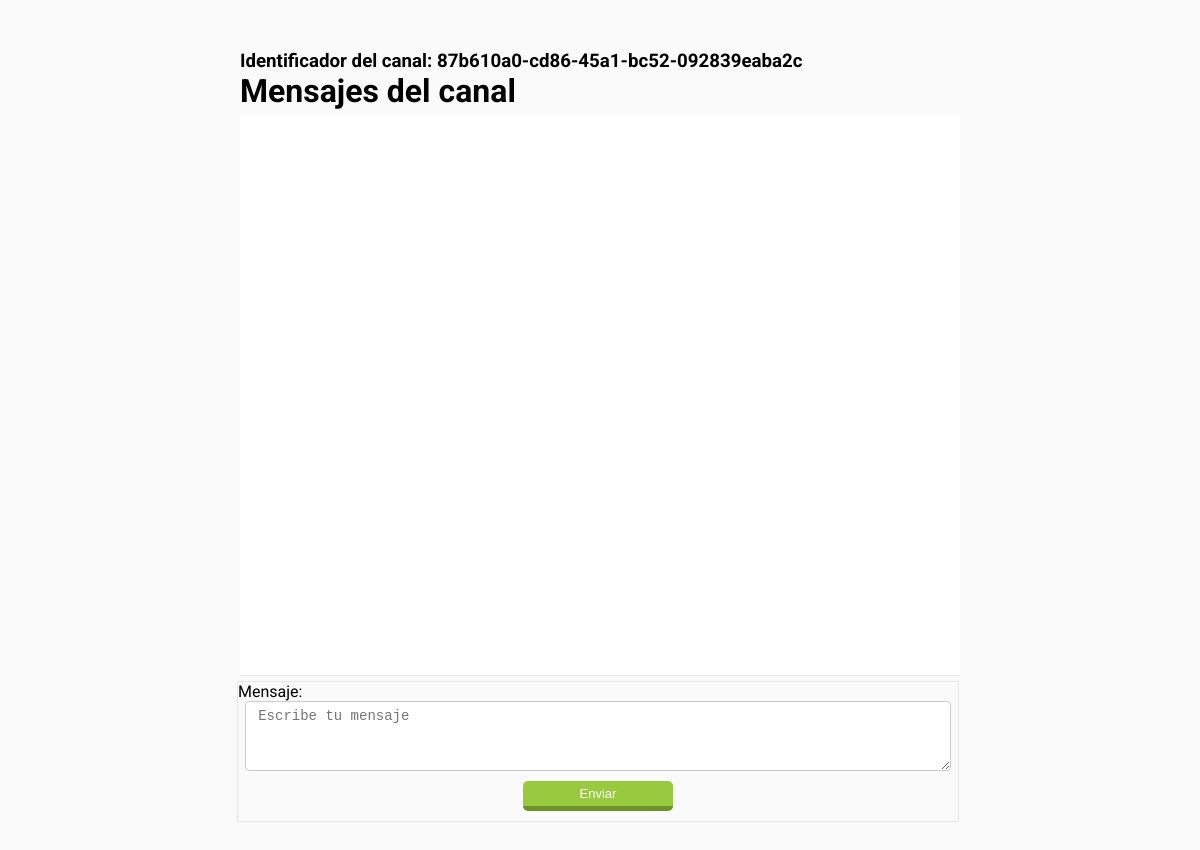
The page /canal/87b610a0cd8645a1bc52092839eaba2c (signed in) on the database as committed earlier.
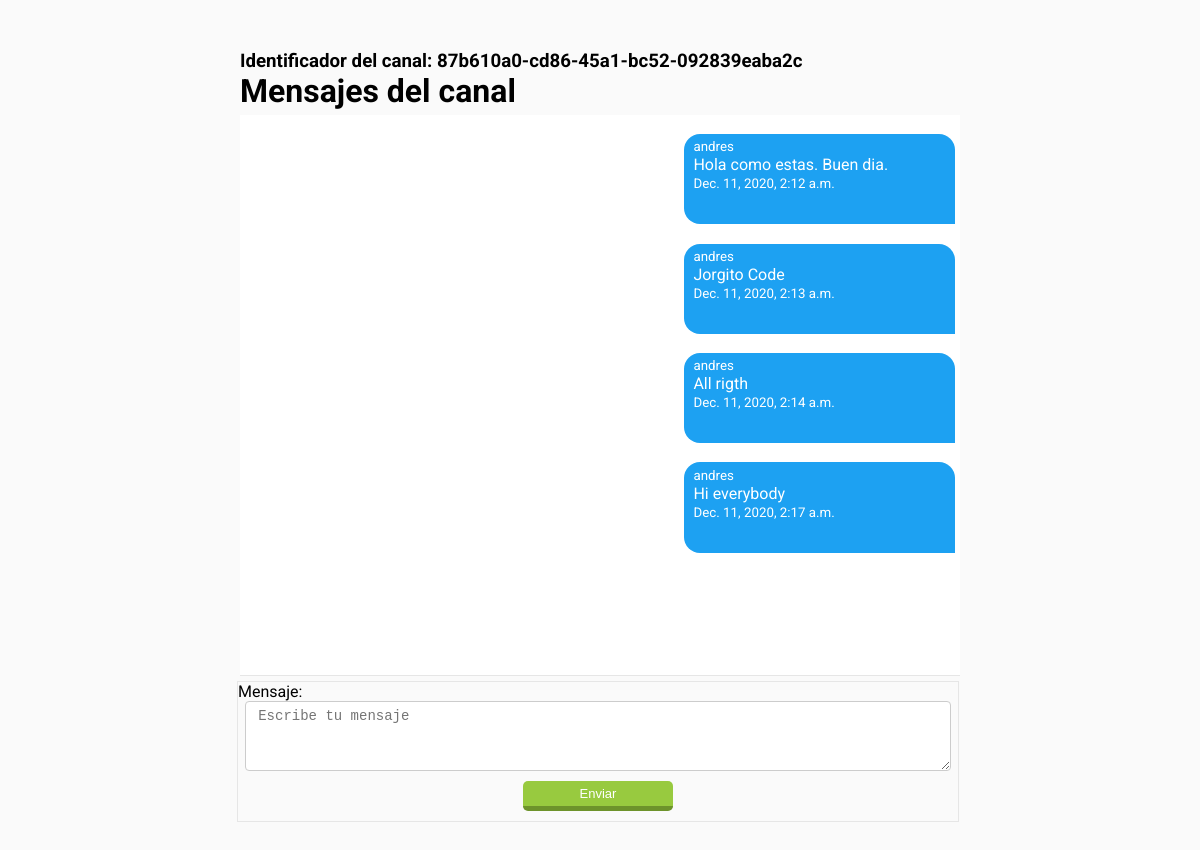
The same page on the database as committed later.
### Dm/models.py (models this page shows)
class ModelBase(models.Model):
	id = models.UUIDField(default=uuid.uuid4, primary_key=True, db_index=True, editable=False)
	tiempo = models.DateTimeField(auto_now_add=True)
	actualizar = models.DateTimeField(auto_now=True)
	class Meta:
		abstract = True

class CanalMensaje(ModelBase):
	canal   = models.ForeignKey("Canal", on_delete=models.CASCADE)
	usuario = models.ForeignKey(User, on_delete=models.CASCADE)
	texto =  models.TextField()

### Dm/views.py (the view)
class CanalDetailView(LoginRequiredMixin, CanalFormMixin, DetailView):
	template_name= 'Dm/canal_detail.html'
	queryset = Canal.objects.all()
	def get_context_data(self, *args, **kwargs):
		context = super().get_context_data(*args, **kwargs)
		obj = context['object']
		print(obj)
		context['si_canal_mienbro'] = self.request.user in obj.usuarios.all()
		return context

### Dm/forms.py
class FormMensajes(forms.Form):
	mensaje = forms.CharField(widget=forms.Textarea(attrs = {
			"class": "formulario_ms",
			"placeholder":"Escribe tu mensaje"
		}))

### template/Dm/canal_detail.html (shortened to what this page needs)
{% extends 'base.html' %}
{% block contenedor %}
	<h3>Identificador del canal: {{object.id}}</h3>
	<h1>Mensajes del canal</h1>
	<div id="contenedor_ms">
	{% for mensaje in object.canalmensaje_set.all %}
		<div class="div_ms {% if request.user == mensaje.usuario %}mis_mensajes
		{% else %} tus_mensajes{% endif %}">
			<small>{{mensaje.usuario}}</small>
			<p>{{mensaje.texto}}</p>
			<small>{{mensaje.tiempo}}</small>
		</div>
	{% endfor %}
	</div>
	<div class="div_form_ms">
		<form id="form_submit" action="{{ request.path }}" method="POST">
			{{form.as_p}}
			<button type="submit" class="btn_enviar">
				Enviar
			</button>
	</form>
	</div>
{% endblock %}

Rows that differ between the two databases and show on the page:
added CanalMensaje: usuario "andres", texto "Hola como estas. Buen dia.", tiempo "Dec. 11, 2020, 2:12 a.m."
added CanalMensaje: usuario "andres", texto "Jorgito Code", tiempo "Dec. 11, 2020, 2:13 a.m."
added CanalMensaje: usuario "andres", texto "All rigth", tiempo "Dec. 11, 2020, 2:14 a.m."
added CanalMensaje: usuario "andres", texto "Hi everybody", tiempo "Dec. 11, 2020, 2:17 a.m."
